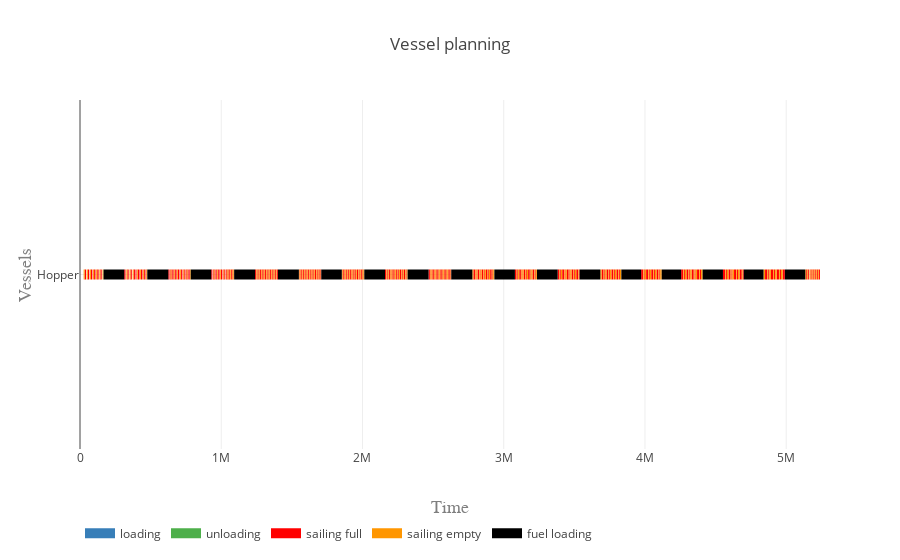

Source (notebook cell):
### Code cell
vessels = [hopper]
activities = ['loading', 'unloading', 'sailing full', 'sailing empty', 'fuel loading']
colors = {0:'rgb(55,126,184)', 1:'rgb(77,175,74)', 2:'rgb(255,0,0)', 3:'rgb(255,150,0)', 4: 'rgb(0,0,0)'}

plot.vessel_planning(vessels, activities, colors)

### Figure 1 — Plotly figure (JSON) as saved in the notebook; plotly's stock layout.template omitted (floating-point values rounded to 4 significant figures; data arrays with more than 128 entries replaced by an {"elided": "..."} marker saying what was removed)
{"data": [{"connectgaps": false, "hoverinfo": "y+name", "line": {"color": "rgb(55,126,184)", "width": 10}, "mode": "lines", "name": "loading", "type": "scatter", "uid": "02197b4b-6b91-40ee-8328-c2fcabec4712", "x": {"elided": "1000 float values"}, "y": {"elided": "1000 str values"}}, {"connectgaps": false, "hoverinfo": "y+name", "line": {"color": "rgb(77,175,74)", "width": 10}, "mode": "lines", "name": "unloading", "type": "scatter", "uid": "66a79537-9899-49ad-9275-fcfa9108d2d6", "x": {"elided": "1000 float values"}, "y": {"elided": "1000 str values"}}, {"connectgaps": false, "hoverinfo": "y+name", "line": {"color": "rgb(255,0,0)", "width": 10}, "mode": "lines", "name": "sailing full", "type": "scatter", "uid": "904bd82f-25c8-44ab-b932-692c6ae6b761", "x": {"elided": "1000 float values"}, "y": {"elided": "1000 str values"}}, {"connectgaps": false, "hoverinfo": "y+name", "line": {"color": "rgb(255,150,0)", "width": 10}, "mode": "lines", "name": "sailing empty", "type": "scatter", "uid": "ed9178e7-2a3a-4030-b3be-3e4f6ea3b5dc", "x": {"elided": "1000 float values"}, "y": {"elided": "1000 str values"}}, {"connectgaps": false, "hoverinfo": "y+name", "line": {"color": "rgb(0,0,0)", "width": 10}, "mode": "lines", "name": "fuel loading", "type": "scatter", "uid": "fe9f5dd1-04aa-45a0-91a9-896e6988b346", "x": [166600.0, 166600.0, 313100.0, 313100.0, 313100.0, 476400.0, 476400.0, 625100.0, 625100.0, 625100.0, 784100.0, 784100.0, 929400.0, 929400.0, 929400.0, 1091000.0, 1091000.0, 1240000.0, 1240000.0, 1240000.0, 1401000.0, 1401000.0, 1550000.0, 1550000.0, 1550000.0, 1708000.0, 1708000.0, 1854000.0, 1854000.0, 1854000.0, 2013000.0, 2013000.0, 2160000.0, 2160000.0, 2160000.0, 2320000.0, 2320000.0, 2468000.0, 2468000.0, 2468000.0, 2628000.0, 2628000.0, 2778000.0, 2778000.0, 2778000.0, 2934000.0, 2934000.0, 3079000.0, 3079000.0, 3079000.0, 3235000.0, 3235000.0, 3382000.0, 3382000.0, 3382000.0, 3538000.0, 3538000.0, 3684000.0, 3684000.0, 3684000.0, 3833000.0, 3833000.0, 3973000.0, 3973000.0, 3973000.0, 4119000.0, 4119000.0, 4256000.0, 4256000.0, 4256000.0, 4408000.0, 4408000.0, 4552000.0, 4552000.0, 4552000.0, 4699000.0, 4699000.0, 4839000.0, 4839000.0, 4839000.0, 4991000.0, 4991000.0, 5135000.0, 5135000.0, 5135000.0], "y": ["Hopper", "Hopper", "Hopper", "Hopper", null, "Hopper", "Hopper", "Hopper", "Hopper", null, "Hopper", "Hopper", "Hopper", "Hopper", null, "Hopper", "Hopper", "Hopper", "Hopper", null, "Hopper", "Hopper", "Hopper", "Hopper", null, "Hopper", "Hopper", "Hopper", "Hopper", null, "Hopper", "Hopper", "Hopper", "Hopper", null, "Hopper", "Hopper", "Hopper", "Hopper", null, "Hopper", "Hopper", "Hopper", "Hopper", null, "Hopper", "Hopper", "Hopper", "Hopper", null, "Hopper", "Hopper", "Hopper", "Hopper", null, "Hopper", "Hopper", "Hopper", "Hopper", null, "Hopper", "Hopper", "Hopper", "Hopper", null, "Hopper", "Hopper", "Hopper", "Hopper", null, "Hopper", "Hopper", "Hopper", "Hopper", null, "Hopper", "Hopper", "Hopper", "Hopper", null, "Hopper", "Hopper", "Hopper", "Hopper", null]}], "layout": {"hovermode": "closest", "legend": {"orientation": "h", "x": 0, "y": -0.2}, "title": "Vessel planning", "xaxis": {"range": [0, 5239000.0], "title": "Time", "titlefont": {"color": "#7f7f7f", "family": "Courier New, monospace", "size": 18}}, "yaxis": {"title": "Vessels", "titlefont": {"color": "#7f7f7f", "family": "Courier New, monospace", "size": 18}}}}
